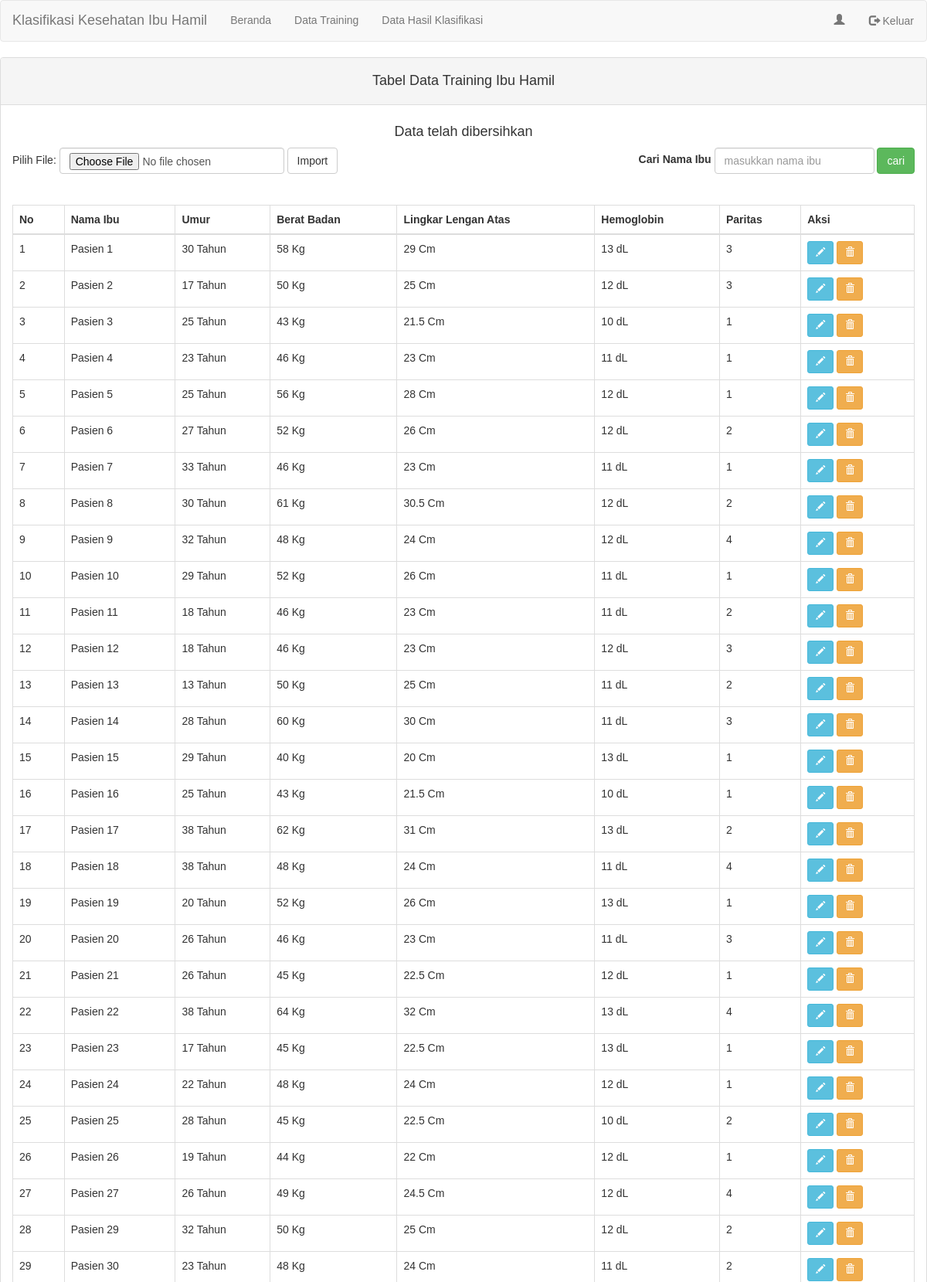
The app's page /admin/bersih-pol.php (upper part) with its own data.
### tables this page shows
CREATE TABLE `ibu_hamil` (
  `id_ibu` int(11) NOT NULL,
  `nama_ibu` varchar(255) DEFAULT NULL,
  `lahir_ibu` varchar(255) DEFAULT NULL,
  `berat_badan` varchar(255) DEFAULT NULL,
  `lingkar_lengan_atas` varchar(255) DEFAULT NULL,
  `hemoglobin` varchar(255) DEFAULT NULL,
  `paritas` varchar(255) DEFAULT NULL
);

### admin/bersih-pol.php (the view, shortened to what this page needs)
<?php
	include "../koneksi.php";
 ?>
 <!DOCTYPE html>
 <html>
 <head>
 	<head>
    <link rel="stylesheet" href="https://maxcdn.bootstrapcdn.com/bootstrap/3.4.0/css/bootstrap.min.css"><link rel="stylesheet" href="../assets/css/Footer-Basic.css">
    <link rel="stylesheet" href="../assets/css/styles.css">
</head>
 </head>
 <body>
 <nav class="navbar navbar-default">
  <div class="container-fluid">
    <div class="navbar-header">
      <a class="navbar-brand" href="index-admin.php">Klasifikasi Kesehatan Ibu Hamil</a>
    </div>
    <ul class="nav navbar-nav">
      <li><a href="index-admin.php">Beranda</a></li>
      <li><a href="data-admin.php">Data Training</a></li>
      <li><a href="tabel-hamil.php">Data Hasil Klasifikasi</a></li>
    </ul>
    <ul class="nav navbar-nav navbar-right">
      <li><a href="edit-profil.php"><span class="glyphicon glyphicon-user"></span> <?php echo $_SESSION['nama']; ?></a></li>
      <li>
            <a class="btn" href="logout.php">
            <span class="glyphicon glyphicon-log-out"></span> Keluar</a></li>
    </ul>
  </div>
</nav>
 	<div class="panel panel-default">
 		<div class="panel-heading">
 			<h4 class="text-center"> Tabel Data Training Ibu Hamil</h4>
 		</div>
 		<div class="panel-body">
<center>
  <h4>Data telah dibersihkan</h4>
</center>
<form class="form-inline pull-right" action="" method="post">
          <div class="form-group">
          <label> Cari Nama Ibu</label>
              <input type="text" class="form-control" name="cariibu" placeholder="masukkan nama ibu">
          </div>
          <div class="form-group">
            <input class="btn btn-fill btn-success" type="submit"  value="cari" name="button" id="button">
          </div>
        </form>
       <form class="form-inline" method="post" enctype="multipart/form-data" action="ibu/upload_ibu.php" >
        <div class="form-group">
          Pilih File:
        <input class="form-control" name="databaru" type="file" required="required">
       <input name="upload" class="btn btn-default" type="submit" value="Import">
        </div>
      </form>
      <br><br>
 			<div class="table-responsive">
 				<table class="table table-hover table-bordered">
 					<thead>
 						<tr>
 							<th>No</th>
 							<th>Nama Ibu</th>
 							<th>Umur</th>
 							<th>Berat Badan</th>
 							<th>Lingkar Lengan Atas</th>
 							<th>Hemoglobin</th>
 							<th>Paritas</th>
 							<th>Aksi</th>
 						</tr>
 					</thead>
 					<tbody>
 						<?php
            if (isset($_POST['cariibu'])) {
                $cari = $_POST['cariibu'];
                $sql = "SELECT * FROM ibu_hamil where nama_ibu > '' AND lahir_ibu > '' AND berat_badan > '' AND lingkar_lengan_atas > '' AND hemoglobin > '' AND paritas > '' AND berat_badan < 85 AND hemoglobin < 17 AND paritas < 7 AND nama_ibu LIKE '$cari%' or nama_ibu LIKE '%$cari%' or nama_ibu LIKE '%$cari'";
              }
              else{
 						$sql = "SELECT * FROM ibu_hamil where nama_ibu > '' AND lahir_ibu > '' AND berat_badan > '' AND lingkar_lengan_atas > '' AND hemoglobin > '' AND paritas > '' AND berat_badan < 85 AND hemoglobin < 17 AND paritas < 7";
          }
                        $no  = 1;
                        foreach ($dbh->query($sql) as $data) :
                        ?>
                        <tr>
                        	<td> <?php echo $no; ?> </td>
                        	<td> <?php echo $data['nama_ibu']; ?></td>
                        	<td> <?php echo $data['lahir_ibu']; ?> Tahun</td>
                        	<td> <?php echo $data['berat_badan']; ?> Kg</td>
                        	<td> <?php echo $data['lingkar_lengan_atas']; ?> Cm</td>
                        	<td> <?php echo $data['hemoglobin']; ?> dL</td>
                        	<td> <?php echo $data['paritas']; ?></td>
                        	<td>
                        		<a href="ibu/ibu-edit.php?id_ibu=<?php echo $data['id_ibu'] ?>" class="btn btn-info btn-sm btn-fill">
                                        <span class="glyphicon glyphicon-pencil">
									</a>
								<a class="btn btn-warning btn-sm btn-fill" href="ibu/ibu-hapus.php?id_ibu=<?php echo $data['id_ibu'] ?>" onclick="return confirm('Apa anda yakin dengan penghapusan data?');">
                               	<span class="glyphicon glyphicon-trash">
								</a>
                        	</td>
                        </tr>
                        <?php
                        $no++;
                        endforeach;
                         ?>
 					</tbody>
 				</table>
 			</div>
 		</div>
 	</div>
 </body>
 </html>

### assets/css/styles.css (style rules this page uses)
body, html { height: 100%; margin: 0; font-family: Arial, Helvetica, sans-serif; }

### records on screen
ibu_hamil: nama_ibu "Pasien 1", lahir_ibu "30", berat_badan "58", lingkar_lengan_atas "29", hemoglobin "13", paritas "3"
ibu_hamil: nama_ibu "Pasien 2", lahir_ibu "17", berat_badan "50", lingkar_lengan_atas "25", hemoglobin "12", paritas "3"
ibu_hamil: nama_ibu "Pasien 3", lahir_ibu "25", berat_badan "43", lingkar_lengan_atas "21.5", hemoglobin "10", paritas "1"
ibu_hamil: nama_ibu "Pasien 4", lahir_ibu "23", berat_badan "46", lingkar_lengan_atas "23", hemoglobin "11", paritas "1"
ibu_hamil: nama_ibu "Pasien 5", lahir_ibu "25", berat_badan "56", lingkar_lengan_atas "28", hemoglobin "12", paritas "1"
ibu_hamil: nama_ibu "Pasien 6", lahir_ibu "27", berat_badan "52", lingkar_lengan_atas "26", hemoglobin "12", paritas "2"
ibu_hamil: nama_ibu "Pasien 7", lahir_ibu "33", berat_badan "46", lingkar_lengan_atas "23", hemoglobin "11", paritas "1"
ibu_hamil: nama_ibu "Pasien 8", lahir_ibu "30", berat_badan "61", lingkar_lengan_atas "30.5", hemoglobin "12", paritas "2"
ibu_hamil: nama_ibu "Pasien 9", lahir_ibu "32", berat_badan "48", lingkar_lengan_atas "24", hemoglobin "12", paritas "4"
ibu_hamil: nama_ibu "Pasien 10", lahir_ibu "29", berat_badan "52", lingkar_lengan_atas "26", hemoglobin "11", paritas "1"
ibu_hamil: nama_ibu "Pasien 11", lahir_ibu "18", berat_badan "46", lingkar_lengan_atas "23", hemoglobin "11", paritas "2"
ibu_hamil: nama_ibu "Pasien 12", lahir_ibu "18", berat_badan "46", lingkar_lengan_atas "23", hemoglobin "12", paritas "3"
ibu_hamil: nama_ibu "Pasien 13", lahir_ibu "13", berat_badan "50", lingkar_lengan_atas "25", hemoglobin "11", paritas "2"
ibu_hamil: nama_ibu "Pasien 14", lahir_ibu "28", berat_badan "60", lingkar_lengan_atas "30", hemoglobin "11", paritas "3"
ibu_hamil: nama_ibu "Pasien 15", lahir_ibu "29", berat_badan "40", lingkar_lengan_atas "20", hemoglobin "13", paritas "1"
ibu_hamil: nama_ibu "Pasien 16", lahir_ibu "25", berat_badan "43", lingkar_lengan_atas "21.5", hemoglobin "10", paritas "1"
ibu_hamil: nama_ibu "Pasien 17", lahir_ibu "38", berat_badan "62", lingkar_lengan_atas "31", hemoglobin "13", paritas "2"
ibu_hamil: nama_ibu "Pasien 18", lahir_ibu "38", berat_badan "48", lingkar_lengan_atas "24", hemoglobin "11", paritas "4"
ibu_hamil: nama_ibu "Pasien 19", lahir_ibu "20", berat_badan "52", lingkar_lengan_atas "26", hemoglobin "13", paritas "1"
ibu_hamil: nama_ibu "Pasien 20", lahir_ibu "26", berat_badan "46", lingkar_lengan_atas "23", hemoglobin "11", paritas "3"
ibu_hamil: nama_ibu "Pasien 21", lahir_ibu "26", berat_badan "45", lingkar_lengan_atas "22.5", hemoglobin "12", paritas "1"
ibu_hamil: nama_ibu "Pasien 22", lahir_ibu "38", berat_badan "64", lingkar_lengan_atas "32", hemoglobin "13", paritas "4"
ibu_hamil: nama_ibu "Pasien 23", lahir_ibu "17", berat_badan "45", lingkar_lengan_atas "22.5", hemoglobin "13", paritas "1"
ibu_hamil: nama_ibu "Pasien 24", lahir_ibu "22", berat_badan "48", lingkar_lengan_atas "24", hemoglobin "12", paritas "1"
ibu_hamil: nama_ibu "Pasien 25", lahir_ibu "28", berat_badan "45", lingkar_lengan_atas "22.5", hemoglobin "10", paritas "2"
ibu_hamil: nama_ibu "Pasien 26", lahir_ibu "19", berat_badan "44", lingkar_lengan_atas "22", hemoglobin "12", paritas "1"
ibu_hamil: nama_ibu "Pasien 27", lahir_ibu "26", berat_badan "49", lingkar_lengan_atas "24.5", hemoglobin "12", paritas "4"
ibu_hamil: nama_ibu "Pasien 29", lahir_ibu "32", berat_badan "50", lingkar_lengan_atas "25", hemoglobin "12", paritas "2"
ibu_hamil: nama_ibu "Pasien 30", lahir_ibu "23", berat_badan "48", lingkar_lengan_atas "24", hemoglobin "11", paritas "2"
